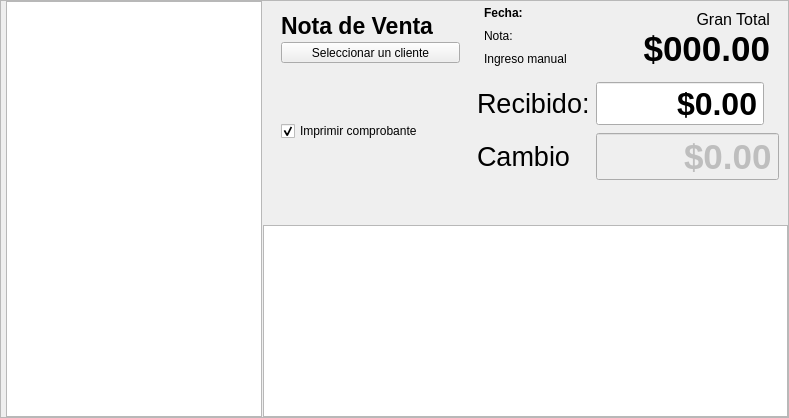
      <widget class="QWidget" name="page">
       <layout class="QVBoxLayout" name="verticalLayout_2">
        <property name="spacing">
         <number>0</number>
        </property>
        <property name="margin">
         <number>0</number>
        </property>
        <item>
         <widget class="QFrame" name="frTablas">
          <property name="sizePolicy">
           <sizepolicy hsizetype="Preferred" vsizetype="Expanding">
            <horstretch>0</horstretch>
            <verstretch>0</verstretch>
           </sizepolicy>
          </property>
          <property name="frameShape">
           <enum>QFrame::StyledPanel</enum>
          </property>
          <property name="frameShadow">
           <enum>QFrame::Raised</enum>
          </property>
          <layout class="QVBoxLayout" name="verticalLayout_9">
           <property name="spacing">
            <number>0</number>
           </property>
           <property name="margin">
            <number>0</number>
           </property>
           <item>
            <widget class="QSplitter" name="splitter">
             <property name="orientation">
              <enum>Qt::Horizontal</enum>
             </property>
             <property name="handleWidth">
              <number>1</number>
             </property>
             <widget class="QWidget" name="layoutWidget">
              <layout class="QVBoxLayout" name="verticalLayout_3">
               <property name="leftMargin">
                <number>5</number>
               </property>
               <item>
                <widget class="QTableView" name="lista2">
                 <property name="font">
                  <font>
                   <pointsize>12</pointsize>
                  </font>
                 </property>
                 <property name="contextMenuPolicy">
                  <enum>Qt::CustomContextMenu</enum>
                 </property>
                 <property name="lineWidth">
                  <number>0</number>
                 </property>
                 <property name="verticalScrollBarPolicy">
                  <enum>Qt::ScrollBarAlwaysOff</enum>
                 </property>
                 <property name="editTriggers">
                  <set>QAbstractItemView::NoEditTriggers</set>
                 </property>
                 <property name="alternatingRowColors">
                  <bool>true</bool>
                 </property>
                 <property name="selectionBehavior">
                  <enum>QAbstractItemView::SelectRows</enum>
                 </property>
                 <property name="showGrid">
                  <bool>false</bool>
                 </property>
                 <attribute name="horizontalHeaderVisible">
                  <bool>false</bool>
                 </attribute>
                 <attribute name="verticalHeaderVisible">
                  <bool>false</bool>
                 </attribute>
                </widget>
               </item>
              </layout>
             </widget>
             <widget class="QFrame" name="gcanasta">
              <property name="sizePolicy">
               <sizepolicy hsizetype="Expanding" vsizetype="Expanding">
                <horstretch>0</horstretch>
                <verstretch>0</verstretch>
               </sizepolicy>
              </property>
              <layout class="QVBoxLayout" name="verticalLayout_8">
               <property name="spacing">
                <number>0</number>
               </property>
               <property name="margin">
                <number>0</number>
               </property>
               <item>
                <layout class="QVBoxLayout" name="verticalLayout_5">
                 <property name="spacing">
                  <number>0</number>
                 </property>
                 <item>
                  <widget class="QFrame" name="gingreso">
                   <property name="sizePolicy">
                    <sizepolicy hsizetype="Preferred" vsizetype="Fixed">
                     <horstretch>0</horstretch>
                     <verstretch>200</verstretch>
                    </sizepolicy>
                   </property>
                   <layout class="QHBoxLayout" name="horizontalLayout_9">
                    <property name="topMargin">
                     <number>0</number>
                    </property>
                    <property name="bottomMargin">
                     <number>0</number>
                    </property>
                    <item>
                     <widget class="QWidget" name="widget_2" native="true">
                      <property name="sizePolicy">
                       <sizepolicy hsizetype="Expanding" vsizetype="Preferred">
                        <horstretch>0</horstretch>
                        <verstretch>0</verstretch>
                       </sizepolicy>
                      </property>
                      <layout class="QVBoxLayout" name="verticalLayout_6">
                       <property name="spacing">
                        <number>0</number>
                       </property>
                       <item>
                        <widget class="QLabel" name="logo">
                         <property name="sizePolicy">
                          <sizepolicy hsizetype="Expanding" vsizetype="Preferred">
                           <horstretch>0</horstretch>
                           <verstretch>0</verstretch>
                          </sizepolicy>
                         </property>
                         <property name="font">
                          <font>
                           <pointsize>17</pointsize>
                           <weight>75</weight>
                           <bold>true</bold>
                          </font>
                         </property>
                         <property name="text">
                          <string>Nota de Venta</string>
                         </property>
                         <property name="alignment">
                          <set>Qt::AlignLeading|Qt::AlignLeft|Qt::AlignVCenter</set>
                         </property>
                        </widget>
                       </item>
                       <item>
                        <widget class="QToolButton" name="csCliente">
                         <property name="sizePolicy">
                          <sizepolicy hsizetype="Preferred" vsizetype="Fixed">
                           <horstretch>0</horstretch>
                           <verstretch>0</verstretch>
                          </sizepolicy>
                         </property>
                         <property name="maximumSize">
                          <size>
                           <width>190</width>
                           <height>16777215</height>
                          </size>
                         </property>
                         <property name="toolTip">
                          <string>&lt;!DOCTYPE HTML PUBLIC &quot;-//W3C//DTD HTML 4.0//EN&quot; &quot;http://www.w3.org/TR/REC-html40/strict.dtd&quot;&gt;
&lt;html&gt;&lt;head&gt;&lt;meta name=&quot;qrichtext&quot; content=&quot;1&quot; /&gt;&lt;style type=&quot;text/css&quot;&gt;
p, li { white-space: pre-wrap; }
&lt;/style&gt;&lt;/head&gt;&lt;body style=&quot; font-family:'Sans'; font-size:10pt; font-weight:400; font-style:normal;&quot;&gt;
&lt;p style=&quot; margin-top:0px; margin-bottom:0px; margin-left:0px; margin-right:0px; -qt-block-indent:0; text-indent:0px;&quot;&gt;Para seleccionar un cliente de manera rapida solo presione las teclas &quot;&lt;span style=&quot; font-weight:600;&quot;&gt;Control&lt;/span&gt;&quot; y &quot;&lt;span style=&quot; font-weight:600;&quot;&gt;K&lt;/span&gt;&quot;&lt;/p&gt;&lt;/body&gt;&lt;/html&gt;</string>
                         </property>
                         <property name="text">
                          <string>Seleccionar un cliente</string>
                         </property>
                         <property name="icon">
                          <iconset resource="../../2.3/icons.qrc">
                           <normaloff>:/actions/images/actions/black_18/administrator.png</normaloff>:/actions/images/actions/black_18/administrator.png</iconset>
                         </property>
                         <property name="iconSize">
                          <size>
                           <width>18</width>
                           <height>18</height>
                          </size>
                         </property>
                         <property name="shortcut">
                          <string>Ctrl+K</string>
                         </property>
                         <property name="autoRepeat">
                          <bool>true</bool>
                         </property>
                         <property name="toolButtonStyle">
                          <enum>Qt::ToolButtonTextBesideIcon</enum>
                         </property>
                        </widget>
                       </item>
                      </layout>
                     </widget>
                    </item>
                    <item>
                     <widget class="QWidget" name="wLetreros" native="true">
                      <property name="sizePolicy">
                       <sizepolicy hsizetype="Preferred" vsizetype="Preferred">
                        <horstretch>0</horstretch>
                        <verstretch>0</verstretch>
                       </sizepolicy>
                      </property>
                      <layout class="QGridLayout" name="gridLayout_2">
                       <property name="topMargin">
                        <number>2</number>
                       </property>
                       <property name="bottomMargin">
                        <number>2</number>
                       </property>
                       <item row="0" column="0">
                        <widget class="QLabel" name="lfecha">
                         <property name="sizePolicy">
                          <sizepolicy hsizetype="Preferred" vsizetype="Fixed">
                           <horstretch>0</horstretch>
                           <verstretch>0</verstretch>
                          </sizepolicy>
                         </property>
                         <property name="text">
                          <string>&lt;b&gt;Fecha:&lt;/b&gt;</string>
                         </property>
                         <property name="textFormat">
                          <enum>Qt::RichText</enum>
                         </property>
                        </widget>
                       </item>
                       <item row="1" column="0">
                        <widget class="QLabel" name="lnota">
                         <property name="sizePolicy">
                          <sizepolicy hsizetype="Preferred" vsizetype="Fixed">
                           <horstretch>0</horstretch>
                           <verstretch>0</verstretch>
                          </sizepolicy>
                         </property>
                         <property name="text">
                          <string>Nota:</string>
                         </property>
                         <property name="textFormat">
                          <enum>Qt::RichText</enum>
                         </property>
                        </widget>
                       </item>
                       <item row="3" column="0">
                        <widget class="QLabel" name="lblModo">
                         <property name="sizePolicy">
                          <sizepolicy hsizetype="Preferred" vsizetype="Fixed">
                           <horstretch>0</horstretch>
                           <verstretch>0</verstretch>
                          </sizepolicy>
                         </property>
                         <property name="font">
                          <font>
                           <pointsize>9</pointsize>
                          </font>
                         </property>
                         <property name="text">
                          <string>Ingreso manual</string>
                         </property>
                        </widget>
                       </item>
                      </layout>
                     </widget>
                    </item>
                    <item>
                     <widget class="QWidget" name="widget_5" native="true">
                      <property name="sizePolicy">
                       <sizepolicy hsizetype="Expanding" vsizetype="Fixed">
                        <horstretch>0</horstretch>
                        <verstretch>0</verstretch>
                       </sizepolicy>
                      </property>
                      <layout class="QVBoxLayout" name="verticalLayout_15">
                       <property name="spacing">
                        <number>0</number>
                       </property>
                       <property name="bottomMargin">
                        <number>3</number>
                       </property>
                       <item>
                        <widget class="QLabel" name="resumen">
                         <property name="sizePolicy">
                          <sizepolicy hsizetype="Preferred" vsizetype="Fixed">
                           <horstretch>0</horstretch>
                           <verstretch>0</verstretch>
                          </sizepolicy>
                         </property>
                         <property name="font">
                          <font>
                           <pointsize>12</pointsize>
                          </font>
                         </property>
                         <property name="text">
                          <string>Gran Total</string>
                         </property>
                         <property name="alignment">
                          <set>Qt::AlignRight|Qt::AlignTrailing|Qt::AlignVCenter</set>
                         </property>
                        </widget>
                       </item>
                       <item>
                        <widget class="QLabel" name="ltotal">
                         <property name="sizePolicy">
                          <sizepolicy hsizetype="Preferred" vsizetype="Fixed">
                           <horstretch>0</horstretch>
                           <verstretch>0</verstretch>
                          </sizepolicy>
                         </property>
                         <property name="font">
                          <font>
                           <pointsize>26</pointsize>
                           <weight>75</weight>
                           <bold>true</bold>
                          </font>
                         </property>
                         <property name="text">
                          <string>$000.00</string>
                         </property>
                         <property name="scaledContents">
                          <bool>true</bool>
                         </property>
                         <property name="alignment">
                          <set>Qt::AlignRight|Qt::AlignTrailing|Qt::AlignVCenter</set>
                         </property>
                         <property name="margin">
                          <number>5</number>
                         </property>
                        </widget>
                       </item>
                      </layout>
                     </widget>
                    </item>
                   </layout>
                  </widget>
                 </item>
                 <item>
                  <widget class="QWidget" name="wResumen" native="true">
                   <property name="minimumSize">
                    <size>
                     <width>0</width>
                     <height>20</height>
                    </size>
                   </property>
                   <layout class="QHBoxLayout" name="horizontalLayout_5">
                    <item>
                     <widget class="QWidget" name="widget" native="true">
                      <layout class="QVBoxLayout" name="verticalLayout_11">
                       <item>
                        <widget class="QCheckBox" name="chbImprimirTicket">
                         <property name="text">
                          <string>Imprimir comprobante</string>
                         </property>
                         <property name="checked">
                          <bool>true</bool>
                         </property>
                        </widget>
                       </item>
                      </layout>
                     </widget>
                    </item>
                    <item>
                     <spacer name="horizontalSpacer_3">
                      <property name="orientation">
                       <enum>Qt::Horizontal</enum>
                      </property>
                      <property name="sizeHint" stdset="0">
                       <size>
                        <width>40</width>
                        <height>20</height>
                       </size>
                      </property>
                     </spacer>
                    </item>
                    <item>
                     <layout class="QGridLayout" name="gridLayout">
                      <item row="0" column="0">
                       <widget class="QLabel" name="label">
                        <property name="sizePolicy">
                         <sizepolicy hsizetype="Expanding" vsizetype="Preferred">
                          <horstretch>0</horstretch>
                          <verstretch>0</verstretch>
                         </sizepolicy>
                        </property>
                        <property name="font">
                         <font>
                          <pointsize>20</pointsize>
                          <weight>50</weight>
                          <bold>false</bold>
                         </font>
                        </property>
                        <property name="text">
                         <string>Recibido:</string>
                        </property>
                       </widget>
                      </item>
                      <item row="0" column="1">
                       <widget class="QDoubleSpinBox" name="dsbRecibido">
                        <property name="sizePolicy">
                         <sizepolicy hsizetype="Fixed" vsizetype="Fixed">
                          <horstretch>0</horstretch>
                          <verstretch>0</verstretch>
                         </sizepolicy>
                        </property>
                        <property name="font">
                         <font>
                          <pointsize>24</pointsize>
                          <weight>75</weight>
                          <bold>true</bold>
                         </font>
                        </property>
                        <property name="alignment">
                         <set>Qt::AlignRight|Qt::AlignTrailing|Qt::AlignVCenter</set>
                        </property>
                        <property name="buttonSymbols">
                         <enum>QAbstractSpinBox::NoButtons</enum>
                        </property>
                        <property name="prefix">
                         <string>$</string>
                        </property>
                        <property name="maximum">
                         <double>99999.990000000005239</double>
                        </property>
                       </widget>
                      </item>
                      <item row="1" column="0">
                       <widget class="QLabel" name="lblCambio">
                        <property name="sizePolicy">
                         <sizepolicy hsizetype="Expanding" vsizetype="Preferred">
                          <horstretch>0</horstretch>
                          <verstretch>0</verstretch>
                         </sizepolicy>
                        </property>
                        <property name="font">
                         <font>
                          <pointsize>20</pointsize>
                          <weight>50</weight>
                          <bold>false</bold>
                         </font>
                        </property>
                        <property name="text">
                         <string>Cambio</string>
                        </property>
                       </widget>
                      </item>
                      <item row="1" column="1">
                       <widget class="QDoubleSpinBox" name="dsbCambio">
                        <property name="enabled">
                         <bool>false</bool>
                        </property>
                        <property name="sizePolicy">
                         <sizepolicy hsizetype="Fixed" vsizetype="Fixed">
                          <horstretch>0</horstretch>
                          <verstretch>0</verstretch>
                         </sizepolicy>
                        </property>
                        <property name="font">
                         <font>
                          <pointsize>26</pointsize>
                          <weight>75</weight>
                          <bold>true</bold>
                         </font>
                        </property>
                        <property name="frame">
                         <bool>true</bool>
                        </property>
                        <property name="alignment">
                         <set>Qt::AlignRight|Qt::AlignTrailing|Qt::AlignVCenter</set>
                        </property>
                        <property name="readOnly">
                         <bool>true</bool>
                        </property>
                        <property name="buttonSymbols">
                         <enum>QAbstractSpinBox::NoButtons</enum>
                        </property>
                        <property name="prefix">
                         <string>$</string>
                        </property>
                        <property name="maximum">
                         <double>99999.990000000005239</double>
                        </property>
                       </widget>
                      </item>
                     </layout>
                    </item>
                   </layout>
                  </widget>
                 </item>
                 <item>
                  <widget class="QWidget" name="footer" native="true">
                   <layout class="QHBoxLayout" name="horizontalLayout_4">
                    <property name="spacing">
                     <number>0</number>
                    </property>
                    <property name="sizeConstraint">
                     <enum>QLayout::SetDefaultConstraint</enum>
                    </property>
                    <item>
                     <widget class="QLabel" name="Promo">
                      <property name="font">
                       <font>
                        <pointsize>11</pointsize>
                        <weight>75</weight>
                        <bold>true</bold>
                       </font>
                      </property>
                      <property name="styleSheet">
                       <string notr="true"/>
                      </property>
                      <property name="text">
                       <string/>
                      </property>
                      <property name="alignment">
                       <set>Qt::AlignLeading|Qt::AlignLeft|Qt::AlignVCenter</set>
                      </property>
                      <property name="wordWrap">
                       <bool>true</bool>
                      </property>
                      <property name="margin">
                       <number>5</number>
                      </property>
                     </widget>
                    </item>
                   </layout>
                  </widget>
                 </item>
                 <item>
                  <widget class="QTableView" name="tabla">
                   <property name="font">
                    <font>
                     <pointsize>12</pointsize>
                    </font>
                   </property>
                   <property name="contextMenuPolicy">
                    <enum>Qt::ActionsContextMenu</enum>
                   </property>
                   <property name="editTriggers">
                    <set>QAbstractItemView::NoEditTriggers</set>
                   </property>
                   <property name="alternatingRowColors">
                    <bool>true</bool>
                   </property>
                   <property name="selectionMode">
                    <enum>QAbstractItemView::SingleSelection</enum>
                   </property>
                   <property name="selectionBehavior">
                    <enum>QAbstractItemView::SelectRows</enum>
                   </property>
                   <property name="showGrid">
                    <bool>false</bool>
                   </property>
                   <property name="sortingEnabled">
                    <bool>true</bool>
                   </property>
                   <attribute name="verticalHeaderVisible">
                    <bool>false</bool>
                   </attribute>
                  </widget>
                 </item>
                </layout>
               </item>
              </layout>
             </widget>
            </widget>
           </item>
          </layout>
         </widget>
        </item>
       </layout>
      </widget>
